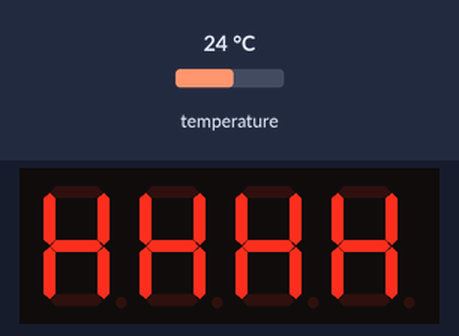
Recording of a sketch running on a simulated ESP8266 (Wemos D1 mini). Parts: 4-digit seven-segment display. Wiring (inferred from the names in the program): DS3231 clock at I2C address 0x68. The test bench sets the inputs (shaded band); at power-on: temperature 24 °C. The local clock reads 2024-03-15 10:24:30 at power-on unless the sketch sets it.

Above: at 0.19 s.
At 22.28 s:
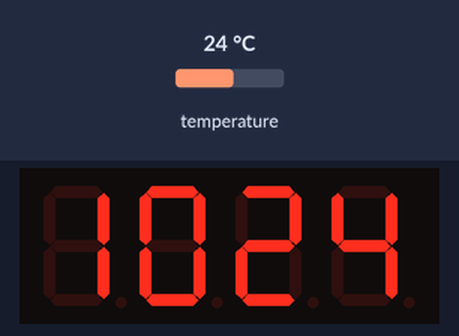
At 44.78 s:
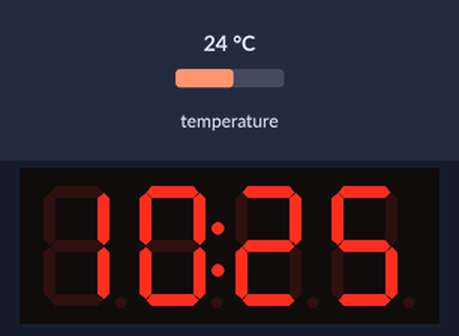
At 90.38 s:
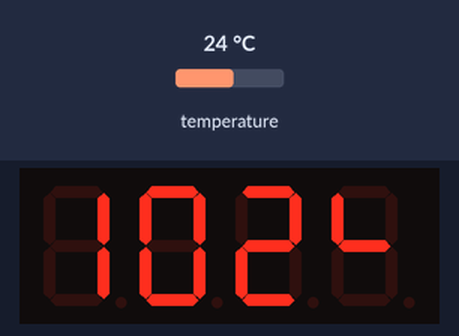
At 129.29 s:
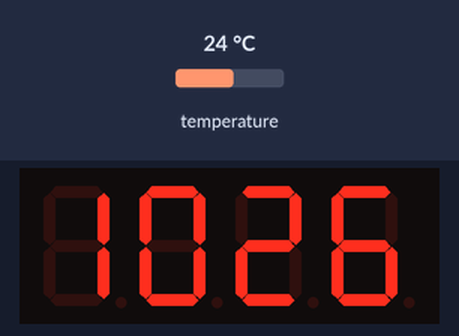

The sketch:

ESP8266_DS3231_TM1637_Clock_ver3.ino
```cpp
#include <Arduino.h>
#include <Wire.h>
#include <TM1637Display.h>
#include "ds3231_simple.h"   // твоя простая библиотека DS3231

// Пины (WeMos D1 mini / NodeMCU)
#define I2C_SDA  D2
#define I2C_SCL  D1
#define TM_CLK   D5
#define TM_DIO   D6

TM1637Display display(TM_CLK, TM_DIO);
DS3231_Simple rtc;

// Таблица сегментов для цифр 0..9 (abcdefg), dp = 0x80
const uint8_t SEG_DIGIT[10] = {
  0x3F, // 0
  0x06, // 1
  0x5B, // 2
  0x4F, // 3
  0x66, // 4
  0x6D, // 5
  0x7D, // 6
  0x07, // 7
  0x7F, // 8
  0x6F  // 9
};

// Биты сегментов (соответствуют таблице SEG_DIGIT: a,b,c,d,e,f,g)
#define SEG_A 0x01
#define SEG_B 0x02
#define SEG_C 0x04
#define SEG_D 0x08
#define SEG_E 0x10
#define SEG_F 0x20
#define SEG_G 0x40

// 10 кадров анимации «бегущей полоски» вокруг цифры
const uint8_t SEG_SWIPE[10] = {
  SEG_A | SEG_F,           // верх слева
  SEG_A | SEG_B,           // верх справа
  SEG_B | SEG_C,           // правая вертикаль
  SEG_C | SEG_D,           // низ справа
  SEG_D | SEG_E,           // низ слева
  SEG_E | SEG_F,           // левая вертикаль
  SEG_F | SEG_G,           // слева + центр
  SEG_G,                   // центр
  SEG_G | SEG_D,           // центр + низ
  SEG_A | SEG_D | SEG_G    // вспышка: все горизонтали
};

// Состояние анимации
struct Anim {
  bool     active = false;     // идёт анимация?
  uint8_t  step   = 0;         // 0..9 (10 кадров)
  uint32_t tPrev  = 0;         // время последнего шага
  uint16_t period = 10;        // мс на кадр (10*60 = 600 мс)
  uint8_t  mask   = 0;         // битовая маска разрядов, которые нужно анимировать (bit0..bit3)
  uint8_t  target[4];          // целевые цифры для каждого разряда (0..9)
} anim;

// Текущие и предыдущие цифры на экране (только числа HH:MM)
uint8_t lastDigits[4] = { 0xFF, 0xFF, 0xFF, 0xFF }; // 0xFF => первый показ без анимации
// uint8_t curDigits [4] = { 0, 0, 0, 0 };

// Хелпер: отрисовать 4 разряда, с учётом двоеточия
void renderDigits(const uint8_t digits[4], bool colon)
{
  uint8_t segs[4];
  for (int i=0; i<4; i++) segs[i] = SEG_DIGIT[digits[i]];
  if (colon) segs[1] |= 0x80;         // двоеточие — точка у второго разряда
  display.setSegments(segs);
}

// Запуск анимации прокрутки для изменившихся разрядов
void startAnim(uint8_t changedMask, const uint8_t newDigits[4])
{
  anim.active = true;
  anim.step   = 0;
  anim.tPrev  = millis();
  anim.mask   = changedMask;
  for (int i=0; i<4; i++) anim.target[i] = newDigits[i];
}

// Кадр анимации: показать для изменившихся разрядов «anim.step», остальные — целевые
// void renderAnimFrame(bool colon)
// {
//   uint8_t segs[4];
//   for (int i=0; i<4; i++) {
//     if (anim.mask & (1<<i)) {
//       // этот разряд крутим 0..9
//       segs[i] = SEG_DIGIT[anim.step % 10];
//     } else {
//       // этот разряд уже на целевой цифре
//       segs[i] = SEG_DIGIT[anim.target[i]];
//     }
//   }
//   if (colon) segs[1] |= 0x80;
//   display.setSegments(segs);
// }

// Кадр анимации: для изменившихся разрядов — бегущая полоска по сегментам,
// для остальных — уже целевая цифра
void renderAnimFrame(bool colon)
{
  uint8_t segs[4];

  // Текущий кадр «полоски»
  uint8_t frame = SEG_SWIPE[anim.step];  // anim.step = 0..9

  for (int i=0; i<4; i++) {
    if (anim.mask & (1 << i)) {
      // Вариант 1: во время анимации вместо цифры только бегущая полоска
      segs[i] = frame;

      // Вариант 2: бегущая полоска поверх целевой цифры (раскомментируй, если хочешь так)
      // segs[i] = SEG_DIGIT[anim.target[i]] | frame;

    } else {
      // Не изменившиеся разряды — уже целевая цифра
      segs[i] = SEG_DIGIT[anim.target[i]];
    }
  }

  if (colon) segs[1] |= 0x80;    // двоеточие

  display.setSegments(segs);
}

// При необходимости — установить время компиляции, если RTC стоял
void setCompileTimeIfNeeded()
{
  bool osf = false;
  if (!rtc.isOSFSet(osf)) return;
  if (!osf) return;

  static const char* months = "JanFebMarAprMayJunJulAugSepOctNovDec";
  char m3[4] = { __DATE__[0], __DATE__[1], __DATE__[2], 0 };
  int mm = (strstr(months, m3) - months) / 3 + 1;

  DS3231_Simple::DateTime t;
  t.year   = atoi(__DATE__ + 7);
  t.month  = (uint8_t)mm;
  t.day    = (uint8_t)atoi(__DATE__ + 4);
  t.hour   = (uint8_t)atoi(__TIME__ + 0);
  t.minute = (uint8_t)atoi(__TIME__ + 3);
  t.second = (uint8_t)atoi(__TIME__ + 6);

  rtc.writeTime(t);
  rtc.clearOSF();
}

void setup()
{
  Serial.begin(115200);
  Wire.begin(I2C_SDA, I2C_SCL);
  Wire.setClock(100000);

  display.setBrightness(7, true);
  display.clear();

  if (!rtc.begin()) {
    Serial.println(F("DS3231 not found"));
    uint8_t dash=0x40, dashes[4]={dash,dash,dash,dash};
    display.setSegments(dashes);
    while(1) delay(1000);
  }
  rtc.set24h();
  rtc.setClockHalt(false); // включаем осциллятор
  setCompileTimeIfNeeded();
}

void loop()
{
  static DS3231_Simple::DateTime t;
  static uint32_t tPoll = 0;

  // Мигающее двоеточие — всегда по таймеру
  bool colon = ((millis()/500) % 2);

  // Если идёт анимация — отрисовываем кадры и выходим
  if (anim.active)
  {
    if (millis() - anim.tPrev >= anim.period)
    {
      anim.tPrev = millis();
      anim.step++;
      if (anim.step >= 10)
      {
        anim.active = false;
        // после прокрутки — показать целевые и закрепить их как текущие
        renderDigits(anim.target, colon);
        for (int i=0; i<4; i++) lastDigits[i] = anim.target[i];
      }
      else
      {
        renderAnimFrame(colon);
      }
    }
    else
    {
      // между кадрами — просто поддерживаем двоеточие
      renderAnimFrame(colon);
    }
    delay(10);
    return;
  }

  // Периодически читаем время (5 раз в секунду достаточно)
  if (millis() - tPoll > 200) {
    tPoll = millis();

    if (rtc.readTime(t)) {
      // Сформировать цифры HHMM

      uint8_t newDigits[4] = {
                                  (uint8_t)((t.hour / 10) % 10),
                                  (uint8_t)( t.hour % 10),
                                  (uint8_t)((t.minute / 10) % 10),
                                  (uint8_t)( t.minute % 10),
                                  // (uint8_t)((t.second / 10) % 10),
                                  // (uint8_t)( t.second % 10)
                                };

      // Первый показ: просто вывести без анимации
      if (!lastDigits[0] == 0xFF)
          {
            renderDigits(newDigits, colon);
            for (int i = 0; i < 4; i++) lastDigits[i] = newDigits[i];
          }
      else
      {
        // Определить какие разряды изменились
        uint8_t mask = 0;
        for (int i = 0; i < 4; i++) if (newDigits[i] != lastDigits[i]) mask |= (1 << i);

        if (mask)
          {
            // Запуск анимации одновременно для всех изменившихся разрядов
            startAnim(mask, newDigits);
            // первый кадр отрисуем сразу
            renderAnimFrame(colon);
          }
        else
          {
            // изменений нет — просто поддерживаем «:»
            renderDigits(lastDigits, colon);
          }
      }
    }
    else
      {
        // Ошибка чтения RTC — поддерживаем «:» на последних цифрах
        renderDigits(lastDigits, colon);
      }
  }
  else
    {
      // Между опросами — поддерживаем «:», чтобы он мигал плавно
      renderDigits(lastDigits, colon);
    }

  delay(10);
}
```

ds3231_simple.cpp
```cpp
#include "ds3231_simple.h"

bool DS3231_Simple::begin(int sda, int scl, uint32_t i2cClock) {
  if (sda >= 0 && scl >= 0) {
    Wire.begin(sda, scl);
  } // иначе считаем, что Wire уже инициализирован
  Wire.setClock(i2cClock);
  return ping();
}

bool DS3231_Simple::ping() {
  Wire.beginTransmission(I2C_ADDR);
  return (Wire.endTransmission() == 0);
}

bool DS3231_Simple::readBytes(uint8_t reg, uint8_t *buf, uint8_t len) {
  if (!buf || !len) return false;

  Wire.beginTransmission(I2C_ADDR);
  Wire.write(reg);
  if (Wire.endTransmission(false) != 0)  // repeated START
    return false;

  uint8_t n = Wire.requestFrom((uint8_t)I2C_ADDR, (uint8_t)len, (uint8_t)true);
  if (n < len) return false;

  uint32_t t0 = millis();
  for (uint8_t i=0; i<len; ) {
    if (Wire.available()) {
      buf[i++] = Wire.read();
    } else {
      if (millis() - t0 > 20) return false;
      yield();
    }
  }
  return true;
}

bool DS3231_Simple::writeBytes(uint8_t reg, const uint8_t *buf, uint8_t len) {
  if (!buf || !len) return false;
  Wire.beginTransmission(I2C_ADDR);
  Wire.write(reg);
  Wire.write(buf, len);
  return (Wire.endTransmission(true) == 0);
}

bool DS3231_Simple::readTime(DateTime &t) {
  uint8_t b[7];
  if (!readBytes(REG_SEC, b, 7)) return false;

  uint8_t sec = b[0] & 0x7F;
  uint8_t min = b[1] & 0x7F;
  uint8_t hr  = b[2];

  // 12/24 разбор
  if (hr & 0x40) {
    // 12-hour mode
    uint8_t h12 = bcd2bin(hr & 0x1F); // 1..12
    bool pm = (hr & 0x20) != 0;
    if (h12 == 12) h12 = 0;           // 12AM -> 0
    if (pm) h12 += 12;                // PM -> +12 (12PM уже 12)
    t.hour = h12;
  } else {
    // 24-hour
    t.hour = bcd2bin(hr & 0x3F);
  }

  t.second = bcd2bin(sec);
  t.minute = bcd2bin(min);

  uint8_t mon = b[5];
  uint16_t y  = 2000 + bcd2bin(b[6]);
  if (mon & 0x80) y += 100;           // century

  t.year  = y;
  t.month = bcd2bin(mon & 0x1F);
  t.day   = bcd2bin(b[4] & 0x3F);

  return true;
}

bool DS3231_Simple::writeTime(const DateTime &t) {
  if (t.month < 1 || t.month > 12) return false;
  if (t.day   < 1 || t.day   > 31) return false;
  if (t.hour  > 23 || t.minute > 59 || t.second > 59) return false;

  uint8_t b[7];
  b[0] = bin2bcd(t.second);
  b[1] = bin2bcd(t.minute);
  b[2] = bin2bcd(t.hour) & 0x3F;   // 24h
  b[3] = 0x01;                     // DOW (не используем, пусть 1)
  b[4] = bin2bcd(t.day);
  uint8_t mon = bin2bcd(t.month);
  uint16_t y  = t.year;
  if (y >= 2100) { mon |= 0x80; y -= 100; } // century bit
  b[5] = mon;
  b[6] = bin2bcd((uint8_t)(y - 2000));

  return writeBytes(REG_SEC, b, 7);
}

float DS3231_Simple::readTemperature() {
  uint8_t b[2];
  if (!readBytes(REG_TEMP_MSB, b, 2)) return NAN;
  int8_t msb = (int8_t)b[0];
  float frac = (b[1] >> 6) * 0.25f;
  return (float)msb + frac;
}

bool DS3231_Simple::setClockHalt(bool halt) {
  uint8_t c;
  if (!readBytes(REG_CONTROL, &c, 1)) return false;
  if (halt) c |= 0x80; else c &= ~0x80; // EOSC
  return writeBytes(REG_CONTROL, &c, 1);
}

bool DS3231_Simple::clearOSF() {
  uint8_t s;
  if (!readBytes(REG_STATUS, &s, 1)) return false;
  s &= ~0x80; // OSF=0
  return writeBytes(REG_STATUS, &s, 1);
}

bool DS3231_Simple::isOSFSet(bool &set) {
  uint8_t s;
  if (!readBytes(REG_STATUS, &s, 1)) return false;
  set = (s & 0x80) != 0;
  return true;
}

bool DS3231_Simple::set24h() {
  // Считываем час, снимаем бит 6 (12h), корректируем, если надо
  uint8_t hr;
  if (!readBytes(REG_HOUR, &hr, 1)) return false;
  if (hr & 0x40) {
    uint8_t h12 = bcd2bin(hr & 0x1F); // 1..12
    bool pm = (hr & 0x20) != 0;
    if (h12 == 12) h12 = 0;
    if (pm) h12 += 12;
    hr = bin2bcd(h12) & 0x3F;         // 24h формат
    return writeBytes(REG_HOUR, &hr, 1);
  }
  return true; // уже 24ч
}
```

ds3231_simple.h
```cpp
#ifndef DS3231_SIMPLE_H
#define DS3231_SIMPLE_H

#include <Arduino.h>
#include <Wire.h>

class DS3231_Simple {
public:
  struct DateTime {
    uint16_t year;  // 2000..2099 (поддерживается +100 при установленном битe century)
    uint8_t  month; // 1..12
    uint8_t  day;   // 1..31
    uint8_t  hour;  // 0..23 (в библиотеке — всегда 24ч)
    uint8_t  minute;// 0..59
    uint8_t  second;// 0..59
  };

  // Инициализация I2C. Если указать пины — вызовет Wire.begin(sda,scl); иначе использует уже инициированный Wire.
  bool begin(int sda = -1, int scl = -1, uint32_t i2cClock = 100000UL);

  // Чтение/запись времени
  bool readTime(DateTime &t);
  bool writeTime(const DateTime &t);

  // Температура DS3231, °C (с шагом 0.25)
  float readTemperature();

  // Управление осциллятором и флагами
  bool setClockHalt(bool halt);     // EOSC: true=останавливать при батарее, false=запускать
  bool clearOSF();                  // сбросить флаг OSF (бит 7 статуса)
  bool isOSFSet(bool &set);         // прочитать флаг OSF (true=был остановлен)
  bool set24h();                    // принудительно перевести в 24ч режим

  // Простой «пинг» (проверка присутствия устройства)
  bool ping();

private:
  static const uint8_t I2C_ADDR = 0x68;

  // регистры
  static const uint8_t REG_SEC     = 0x00;
  static const uint8_t REG_MIN     = 0x01;
  static const uint8_t REG_HOUR    = 0x02;
  static const uint8_t REG_DOW     = 0x03;
  static const uint8_t REG_DATE    = 0x04;
  static const uint8_t REG_MONTH   = 0x05; // бит 7 = century
  static const uint8_t REG_YEAR    = 0x06;
  static const uint8_t REG_CONTROL = 0x0E; // EOSC бит 7
  static const uint8_t REG_STATUS  = 0x0F; // OSF бит 7
  static const uint8_t REG_TEMP_MSB= 0x11;
  static const uint8_t REG_TEMP_LSB= 0x12;

  // I2C низкоуровневые
  bool readBytes(uint8_t reg, uint8_t *buf, uint8_t len);
  bool writeBytes(uint8_t reg, const uint8_t *buf, uint8_t len);

  // BCD <-> BIN
  static uint8_t bcd2bin(uint8_t v) { return v - 6 * (v >> 4); }
  static uint8_t bin2bcd(uint8_t v) { return v + 6 * (v / 10); }
};

#endif // DS3231_SIMPLE_H
```
